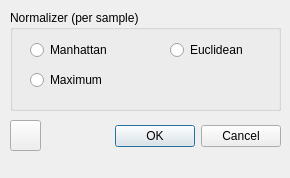
<?xml version="1.0" encoding="UTF-8"?>
<ui version="4.0">
 <class>Normalizer</class>
 <widget class="QDialog" name="Normalizer">
  <property name="geometry">
   <rect>
    <x>0</x>
    <y>0</y>
    <width>290</width>
    <height>178</height>
   </rect>
  </property>
  <property name="windowTitle">
   <string>Normalizer</string>
  </property>
  <property name="windowIcon">
   <iconset>
    <normaloff>../../New folder/ease_ML/feather/crop.svg</normaloff>../../New folder/ease_ML/feather/crop.svg</iconset>
  </property>
  <widget class="QDialogButtonBox" name="buttonBox">
   <property name="geometry">
    <rect>
     <x>100</x>
     <y>120</y>
     <width>181</width>
     <height>32</height>
    </rect>
   </property>
   <property name="orientation">
    <enum>Qt::Horizontal</enum>
   </property>
   <property name="standardButtons">
    <set>QDialogButtonBox::Cancel|QDialogButtonBox::Ok</set>
   </property>
  </widget>
  <widget class="QPushButton" name="pushButton">
   <property name="geometry">
    <rect>
     <x>10</x>
     <y>120</y>
     <width>31</width>
     <height>31</height>
    </rect>
   </property>
   <property name="text">
    <string/>
   </property>
   <property name="icon">
    <iconset>
     <normaloff>../../New folder/ease_ML/feather/help-circle.svg</normaloff>../../New folder/ease_ML/feather/help-circle.svg</iconset>
   </property>
  </widget>
  <widget class="QGroupBox" name="groupBox_2">
   <property name="geometry">
    <rect>
     <x>10</x>
     <y>10</y>
     <width>271</width>
     <height>101</height>
    </rect>
   </property>
   <property name="title">
    <string>Normalizer (per sample)</string>
   </property>
   <widget class="QRadioButton" name="radioButton_5">
    <property name="geometry">
     <rect>
      <x>20</x>
      <y>30</y>
      <width>111</width>
      <height>20</height>
     </rect>
    </property>
    <property name="text">
     <string>Manhattan</string>
    </property>
   </widget>
   <widget class="QRadioButton" name="radioButton_6">
    <property name="geometry">
     <rect>
      <x>160</x>
      <y>30</y>
      <width>91</width>
      <height>20</height>
     </rect>
    </property>
    <property name="text">
     <string>Euclidean </string>
    </property>
   </widget>
   <widget class="QRadioButton" name="radioButton_7">
    <property name="geometry">
     <rect>
      <x>20</x>
      <y>60</y>
      <width>91</width>
      <height>20</height>
     </rect>
    </property>
    <property name="text">
     <string>Maximum</string>
    </property>
   </widget>
  </widget>
 </widget>
 <tabstops>
  <tabstop>pushButton</tabstop>
 </tabstops>
 <resources/>
 <connections>
  <connection>
   <sender>buttonBox</sender>
   <signal>accepted()</signal>
   <receiver>Normalizer</receiver>
   <slot>accept()</slot>
   <hints>
    <hint type="sourcelabel">
     <x>248</x>
     <y>254</y>
    </hint>
    <hint type="destinationlabel">
     <x>157</x>
     <y>274</y>
    </hint>
   </hints>
  </connection>
  <connection>
   <sender>buttonBox</sender>
   <signal>rejected()</signal>
   <receiver>Normalizer</receiver>
   <slot>reject()</slot>
   <hints>
    <hint type="sourcelabel">
     <x>316</x>
     <y>260</y>
    </hint>
    <hint type="destinationlabel">
     <x>286</x>
     <y>274</y>
    </hint>
   </hints>
  </connection>
 </connections>
</ui>
